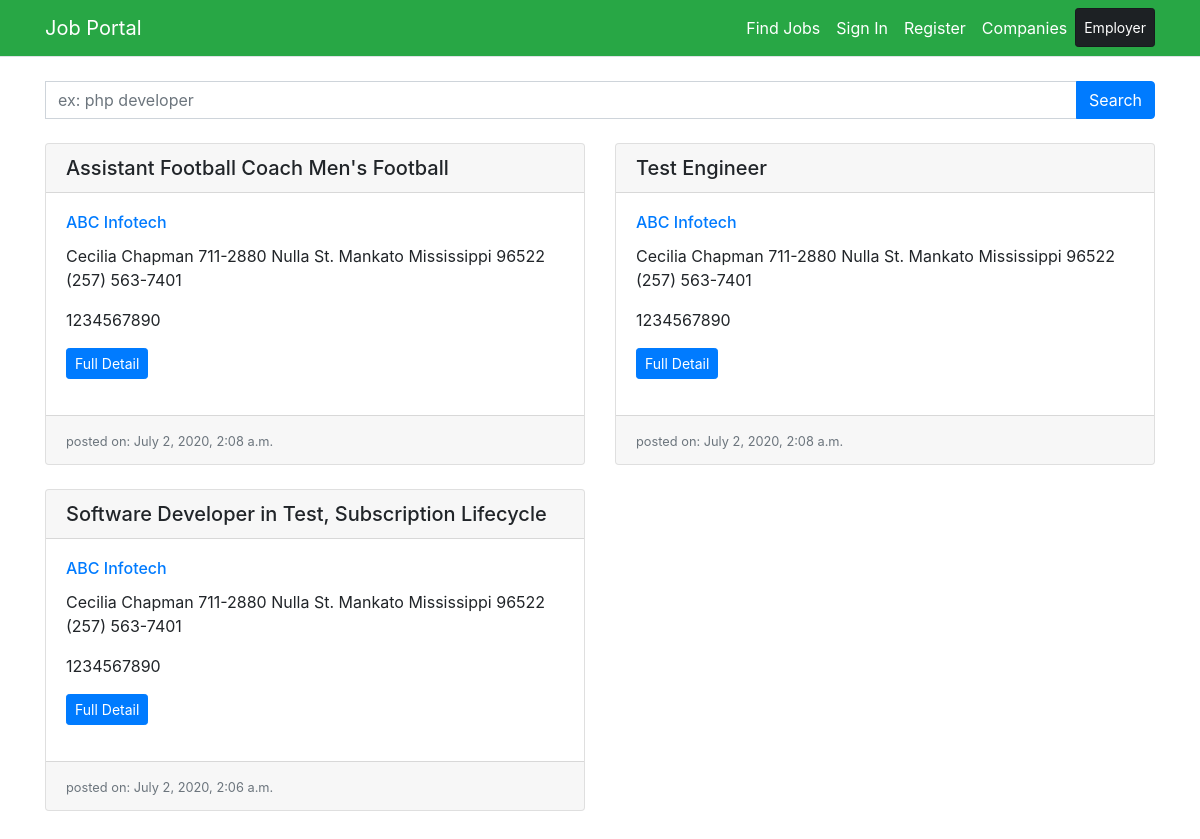
The page / on the database its author committed.
### main/models.py (models this page shows, shortened)
class Job(models.Model):
    company=models.ForeignKey(Company,on_delete=models.CASCADE)
    title=models.CharField(max_length=100)
    detail=models.TextField(blank=True)
    publish=models.BooleanField(default=True)
    post_date=models.DateTimeField(auto_now_add=True)

class Company(models.Model):
    title=models.CharField(max_length=20)
    email=models.CharField(max_length=50,default='',null=True)
    password=models.CharField(max_length=20,default='',null=True)
    detail=models.TextField(blank=True)
    contact_no=models.CharField(max_length=15)
    website=models.CharField(max_length=100,default='',null=True)
    address=models.CharField(max_length=150)
    active_status=models.BooleanField(default=True)
    class Meta:
        verbose_name_plural='Companies'

### main/views.py (the view)
# urls.py: path('',views.index,name='home'),
def index(request):
    page = request.GET.get('page', 1)
    if 'search' in request.GET:
        search=request.GET['search']
        jobs=Job.objects.filter((Q(title__icontains=search)|Q(detail__icontains=search)) & Q(publish=True)).order_by('-id')
    else:
        jobs=Job.objects.filter(Q(publish=True)).order_by('-id')
    paginate=Paginator(jobs,10)
    jobs=paginate.page(page)
    return render(request,'jobs.html',{'jobs':jobs})

### main/context_processor.py (called while the page is built)
def company_noti_count(request):
    total_notification=0
    if 'companyId' in request.session:
        company=request.session['companyId']
        total_notification=Notification.objects.filter(receiver_id=company).count()
    return {'totalNotification':total_notification}

### main/templates/jobs.html (shortened to what this page needs)
{% extends "base.html" %}
{% block content %}
<form action="/jobs">
    <div class="input-group mb-4">
        <input type="text" class="form-control" name="search" placeholder="ex: php developer">
        <div class="input-group-append">
            <button type="submit" class="btn btn-primary" type="button">Search</button>
        </div>
    </div>
</form>
<div class="row mb-4">
    {% if jobs %}
        {% for job in jobs %}
        <div class="col-sm-6 mb-4">
            <div class="card">
                <h5 class="card-header">{{job.title}}</h5>
                <div class="card-body">
                    <h6 class="card-title"><a href="/company/public/jobs/{{job.company.id}}">{{job.company.title}}</a></h6>
                    <p class="card-text">{{job.company.address}}</p>
                    <p class="card-text">{{job.company.contact_no}}</p>
                    <p><a href="/job/detail/{{job.id}}" class="btn btn-primary btn-sm">Full Detail</a></p>
                </div>
                <div class="card-footer">
                    <small class="text-muted">posted on: {{job.post_date}}</small>
                </div>
            </div>
        </div>
        {% endfor %}
    {% endif %}
</div>
{% endblock %}

### rows shown on the page
Job: title "Assistant Football Coach Men's Football", company "ABC Infotech", company.address "Cecilia Chapman 711-2880 Nulla St. Mankato Mississippi 96522 (257) 563-7401", company.contact_no "1234567890", post_date "July 2, 2020, 2:08 a.m."
Job: title "Test Engineer", company "ABC Infotech", company.address "Cecilia Chapman 711-2880 Nulla St. Mankato Mississippi 96522 (257) 563-7401", company.contact_no "1234567890", post_date "July 2, 2020, 2:08 a.m."
Job: title "Software Developer in Test, Subscription Lifecycle", company "ABC Infotech", company.address "Cecilia Chapman 711-2880 Nulla St. Mankato Mississippi 96522 (257) 563-7401", company.contact_no "1234567890", post_date "July 2, 2020, 2:06 a.m."
